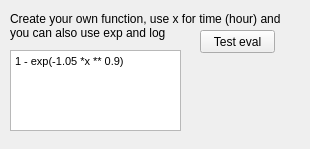
          <widget class="QWidget" name="tab_15">
           <attribute name="title">
            <string>Function</string>
           </attribute>
           <widget class="QLabel" name="label_15">
            <property name="geometry">
             <rect>
              <x>10</x>
              <y>10</y>
              <width>291</width>
              <height>31</height>
             </rect>
            </property>
            <property name="text">
             <string>Create your own function, use x for time (hour) and you can also use exp and log</string>
            </property>
            <property name="wordWrap">
             <bool>true</bool>
            </property>
           </widget>
           <widget class="QTextEdit" name="leRepairFunc">
            <property name="geometry">
             <rect>
              <x>10</x>
              <y>50</y>
              <width>171</width>
              <height>81</height>
             </rect>
            </property>
            <property name="html">
             <string>&lt;!DOCTYPE HTML PUBLIC &quot;-//W3C//DTD HTML 4.0//EN&quot; &quot;http://www.w3.org/TR/REC-html40/strict.dtd&quot;&gt;
&lt;html&gt;&lt;head&gt;&lt;meta name=&quot;qrichtext&quot; content=&quot;1&quot; /&gt;&lt;style type=&quot;text/css&quot;&gt;
p, li { white-space: pre-wrap; }
&lt;/style&gt;&lt;/head&gt;&lt;body style=&quot; font-family:'MS Shell Dlg 2'; font-size:6.6pt; font-weight:400; font-style:normal;&quot;&gt;
&lt;p style=&quot; margin-top:0px; margin-bottom:0px; margin-left:0px; margin-right:0px; -qt-block-indent:0; text-indent:0px;&quot;&gt;&lt;span style=&quot; font-size:8.25pt;&quot;&gt;1 - exp(-1.05 *x ** 0.9)&lt;/span&gt;&lt;/p&gt;&lt;/body&gt;&lt;/html&gt;</string>
            </property>
           </widget>
           <widget class="QPushButton" name="pbTestRepair">
            <property name="geometry">
             <rect>
              <x>200</x>
              <y>30</y>
              <width>75</width>
              <height>23</height>
             </rect>
            </property>
            <property name="text">
             <string>Test eval</string>
            </property>
           </widget>
           <widget class="QWidget" name="canRepairView" native="true">
            <property name="geometry">
             <rect>
              <x>190</x>
              <y>60</y>
              <width>111</width>
              <height>80</height>
             </rect>
            </property>
            <widget class="QWidget" name="verticalLayoutWidget">
             <property name="geometry">
              <rect>
               <x>0</x>
               <y>0</y>
               <width>111</width>
               <height>80</height>
              </rect>
             </property>
             <layout class="QVBoxLayout" name="canRepairViewLay">
              <property name="leftMargin">
               <number>5</number>
              </property>
              <property name="topMargin">
               <number>5</number>
              </property>
              <property name="rightMargin">
               <number>5</number>
              </property>
              <property name="bottomMargin">
               <number>5</number>
              </property>
             </layout>
            </widget>
           </widget>
          </widget>
